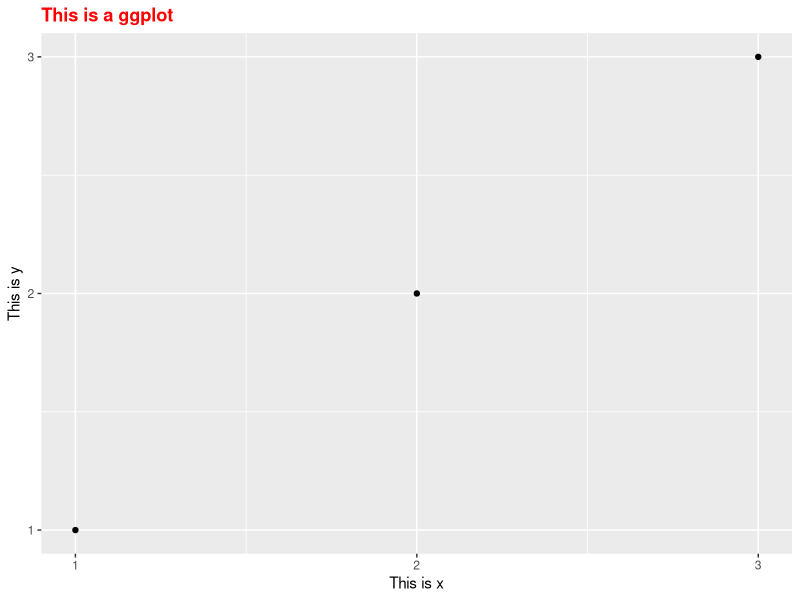

The R script that drew this image:
library(ggplot2)
df <- data.frame(x = 1:3, y = 1:3)
base <- ggplot(df, aes(x, y)) + geom_point()
base_t <- base + labs(title = "This is a ggplot") + xlab("This is x") + ylab("This is y")
base_t + theme(plot.title = element_text(face = "bold", colour = "red"))+
  scale_x_continuous(breaks = 1:3)+
  scale_y_continuous(breaks = 1:3)
